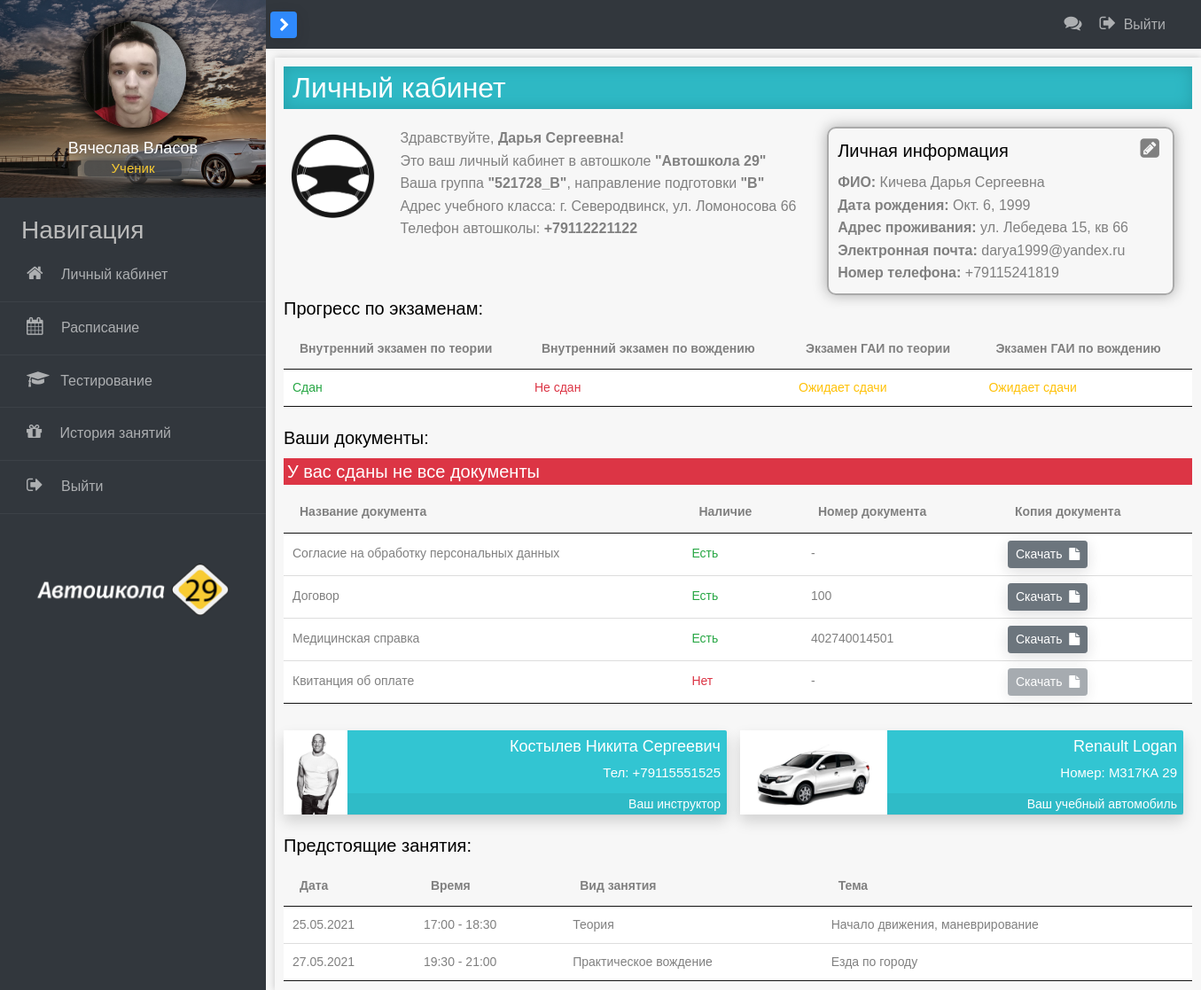
The app's page /student/2, older data.
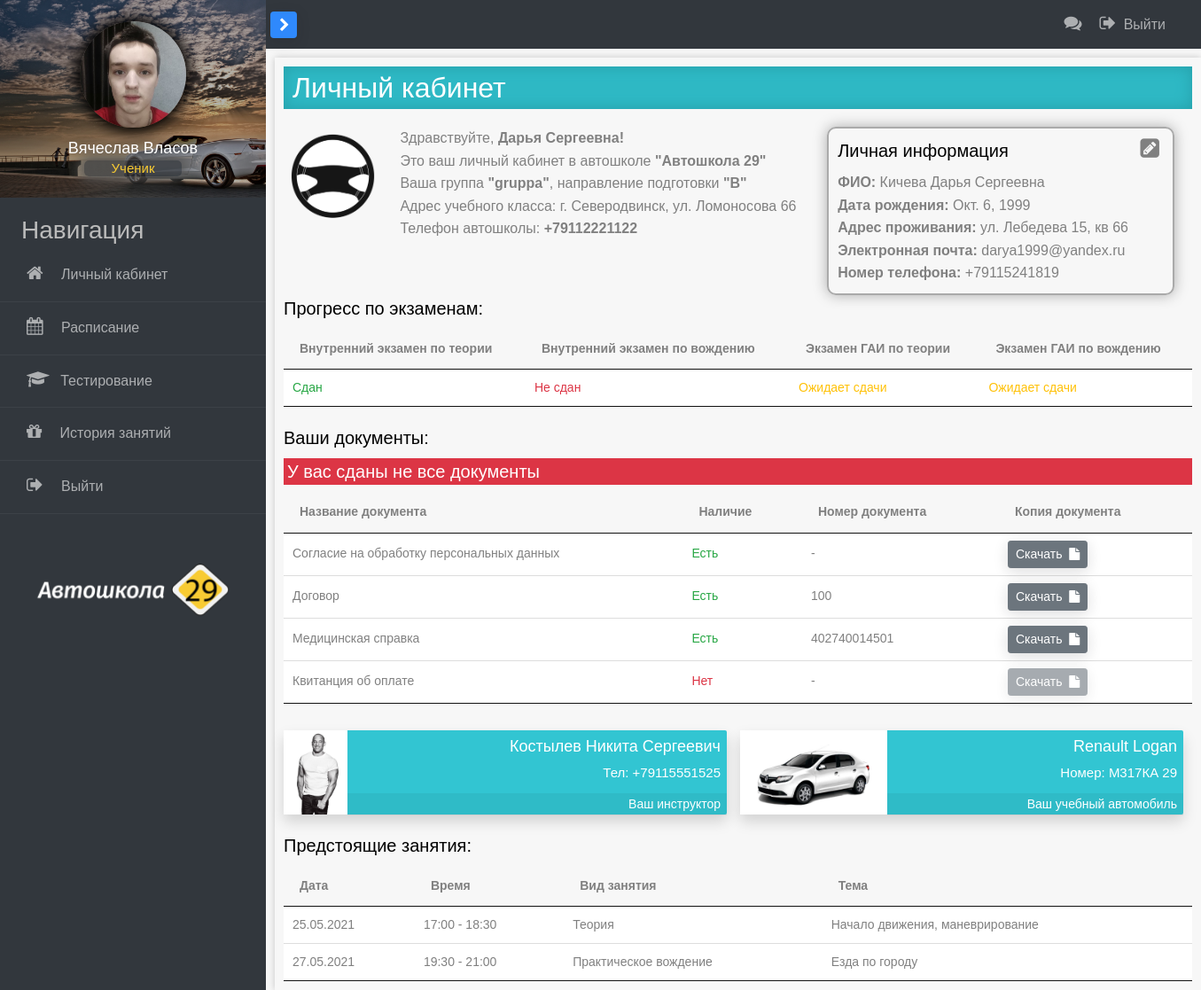
The same page, newer data.
### main/models.py (models this page shows, shortened)
class Ucheniki(models.Model):
    name = models.CharField('Имя', max_length=250)
    fam = models.CharField('Фамилия', max_length=250)
    otch = models.CharField('Отчество', max_length=250, null=True)
    fioUch = models.CharField('ФИО', max_length=60)
    address = models.CharField('Адрес проживания', max_length=250)
    tel = models.CharField('Телефон', max_length=20)
    email = models.CharField('Электронынй адрес', max_length=150)
    photo = models.CharField('Фотография', max_length=150)
    gruppa = models.CharField('Группа', max_length=10, default='')
    date_rogd = models.DateField('Дата рождения')
    class Meta:
        verbose_name = 'Ученики'
        verbose_name_plural = 'Ученики'

### main/views.py (the view)
# urls.py: path('student/<int:pk>', views.StudentDetailView.as_view(), name='student-detail'),
class StudentDetailView(DetailView):
    model = Ucheniki
    template_name = 'main/index.html'
    context_object_name = 'student'

### main/templates/main/index.html (shortened to what the changed rows need)
{% extends 'main/layout.html' %}
{% load static %}
{% block content %}
    <h2 class="page-title"> Личный кабинет </h2>
    <div class="account">
        <div class="greetings">
            <div class="text-block">
                <p class="greetings-text">Здравствуйте, <b>{{ student.name }} {{ student.otch }}!</b></p>
                <p class="greetings-text">Ваша группа <b>"{{ student.gruppa }}"</b>, направление подготовки <b>"B"</b>
                </p>
            </div>
        </div>
        <div class="personal-info">
            <p class="greetings-text"><b>ФИО: </b><span>{{ student.fam }} {{ student.name }} {{ student.otch }}</span>
            </p>
            <p class="greetings-text"><b>Дата рождения: </b><span>{{ student.date_rogd }}</span></p>
            <p class="greetings-text"><b>Адрес проживания: </b><span>{{ student.address }}</span></p>
            <p class="greetings-text"><b>Электронная почта: </b><span>{{ student.email }}</span></p>
            <p class="greetings-text"><b>Номер телефона: </b><span>{{ student.tel }}</span></p>
        </div>
    </div>
    <div class="exams">
        <table id="exams" class="display">
            <thead>
            <tr>
                <th>Внутренний экзамен по теории</th>
                <th>Внутренний экзамен по вождению</th>
                <th>Экзамен ГАИ по теории</th>
                <th>Экзамен ГАИ по вождению</th>
            </tr>
            </thead>
        </table>
    </div>
    <div class="personal-docs">
        <table id="documents" class="display">
            <thead>
            <tr>
                <th>Название документа</th>
                <th>Наличие</th>
                <th>Номер документа</th>
                <th>Копия документа</th>
            </tr>
            </thead>
        </table>
    </div>
    <div class="next-lessons">
        <table id="next-lessons" class="display">
            <thead>
            <tr>
                <th>Дата</th>
                <th>Время</th>
                <th>Вид занятия</th>
                <th>Тема</th>
            </tr>
            </thead>
        </table>
    </div>
{% endblock %}

Row changes from the older to the newer data that the page shows:
changed Ucheniki "Дарья": gruppa "521728_B" → "gruppa"
